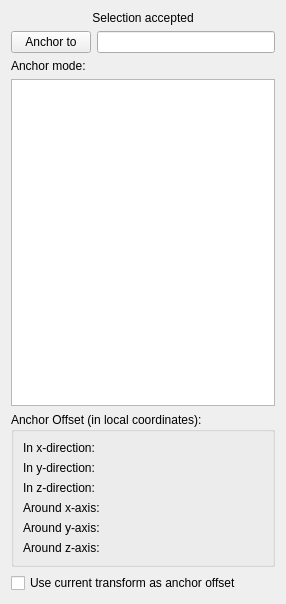
<?xml version="1.0" encoding="UTF-8"?>
<ui version="4.0">
 <class>RobotGui::TaskOTAttacher</class>
 <widget class="QWidget" name="RobotGui::TaskOTAttacher">
  <property name="geometry">
   <rect>
    <x>0</x>
    <y>0</y>
    <width>286</width>
    <height>604</height>
   </rect>
  </property>
  <property name="windowTitle">
   <string>Form</string>
  </property>
  <layout class="QVBoxLayout" name="verticalLayout">
   <item>
    <widget class="QLabel" name="message">
     <property name="text">
      <string>Selection accepted</string>
     </property>
     <property name="alignment">
      <set>Qt::AlignCenter</set>
     </property>
     <property name="wordWrap">
      <bool>true</bool>
     </property>
    </widget>
   </item>
   <item>
    <layout class="QHBoxLayout" name="horizontalLayout_3">
     <item>
      <widget class="QPushButton" name="buttonParentFrame">
       <property name="text">
        <string>Anchor to</string>
       </property>
       <property name="checkable">
        <bool>true</bool>
       </property>
      </widget>
     </item>
     <item>
      <widget class="QLineEdit" name="lineParentFrame"/>
     </item>
    </layout>
   </item>
   <item>
    <widget class="QLabel" name="label">
     <property name="text">
      <string>Anchor mode:</string>
     </property>
    </widget>
   </item>
   <item>
    <widget class="QListWidget" name="listOfModes">
     <property name="selectionMode">
      <enum>QAbstractItemView::SingleSelection</enum>
     </property>
    </widget>
   </item>
   <item>
    <widget class="QGroupBox" name="groupBox_AttachmentOffset">
     <property name="sizePolicy">
      <sizepolicy hsizetype="Expanding" vsizetype="Preferred">
       <horstretch>0</horstretch>
       <verstretch>0</verstretch>
      </sizepolicy>
     </property>
     <property name="toolTip">
      <string/>
     </property>
     <property name="title">
      <string>Anchor Offset (in local coordinates):</string>
     </property>
     <layout class="QGridLayout" name="gridLayout">
      <item row="1" column="0">
       <widget class="QLabel" name="labelOffset">
        <property name="sizePolicy">
         <sizepolicy hsizetype="Minimum" vsizetype="Preferred">
          <horstretch>0</horstretch>
          <verstretch>0</verstretch>
         </sizepolicy>
        </property>
        <property name="text">
         <string>In x-direction:</string>
        </property>
        <property name="buddy">
         <cstring>labelOffset</cstring>
        </property>
       </widget>
      </item>
      <item row="2" column="0">
       <widget class="QLabel" name="labelOffset2">
        <property name="sizePolicy">
         <sizepolicy hsizetype="Minimum" vsizetype="Preferred">
          <horstretch>0</horstretch>
          <verstretch>0</verstretch>
         </sizepolicy>
        </property>
        <property name="text">
         <string>In y-direction:</string>
        </property>
       </widget>
      </item>
      <item row="2" column="1">
       <widget class="Gui::PrefQuantitySpinBox" name="attachmentOffsetY" native="true">
        <property name="sizePolicy">
         <sizepolicy hsizetype="Expanding" vsizetype="Preferred">
          <horstretch>0</horstretch>
          <verstretch>0</verstretch>
         </sizepolicy>
        </property>
        <property name="minimumSize">
         <size>
          <width>0</width>
          <height>5</height>
         </size>
        </property>
        <property name="toolTip">
         <string>Note: The placement is expressed in local coordinate system
of object being attached.</string>
        </property>
        <property name="keyboardTracking" stdset="0">
         <bool>false</bool>
        </property>
       </widget>
      </item>
      <item row="3" column="0">
       <widget class="QLabel" name="labelOffset3">
        <property name="sizePolicy">
         <sizepolicy hsizetype="Minimum" vsizetype="Preferred">
          <horstretch>0</horstretch>
          <verstretch>0</verstretch>
         </sizepolicy>
        </property>
        <property name="text">
         <string>In z-direction:</string>
        </property>
       </widget>
      </item>
      <item row="3" column="1">
       <widget class="Gui::PrefQuantitySpinBox" name="attachmentOffsetZ" native="true">
        <property name="sizePolicy">
         <sizepolicy hsizetype="Expanding" vsizetype="Preferred">
          <horstretch>0</horstretch>
          <verstretch>0</verstretch>
         </sizepolicy>
        </property>
        <property name="minimumSize">
         <size>
          <width>0</width>
          <height>5</height>
         </size>
        </property>
        <property name="toolTip">
         <string>Note: The placement is expressed in local coordinate system
of object being attached.</string>
        </property>
        <property name="keyboardTracking" stdset="0">
         <bool>false</bool>
        </property>
       </widget>
      </item>
      <item row="4" column="0">
       <widget class="QLabel" name="labelYaw">
        <property name="sizePolicy">
         <sizepolicy hsizetype="Minimum" vsizetype="Preferred">
          <horstretch>0</horstretch>
          <verstretch>0</verstretch>
         </sizepolicy>
        </property>
        <property name="text">
         <string>Around x-axis:</string>
        </property>
       </widget>
      </item>
      <item row="5" column="0">
       <widget class="QLabel" name="labelPitch">
        <property name="sizePolicy">
         <sizepolicy hsizetype="Minimum" vsizetype="Preferred">
          <horstretch>0</horstretch>
          <verstretch>0</verstretch>
         </sizepolicy>
        </property>
        <property name="text">
         <string>Around y-axis:</string>
        </property>
       </widget>
      </item>
      <item row="6" column="0">
       <widget class="QLabel" name="labelRoll">
        <property name="sizePolicy">
         <sizepolicy hsizetype="Minimum" vsizetype="Preferred">
          <horstretch>0</horstretch>
          <verstretch>0</verstretch>
         </sizepolicy>
        </property>
        <property name="text">
         <string>Around z-axis:</string>
        </property>
       </widget>
      </item>
      <item row="1" column="1">
       <widget class="Gui::PrefQuantitySpinBox" name="attachmentOffsetX" native="true">
        <property name="sizePolicy">
         <sizepolicy hsizetype="Expanding" vsizetype="Preferred">
          <horstretch>0</horstretch>
          <verstretch>0</verstretch>
         </sizepolicy>
        </property>
        <property name="minimumSize">
         <size>
          <width>0</width>
          <height>5</height>
         </size>
        </property>
        <property name="toolTip">
         <string>Note: The placement is expressed in local coordinate system
of object being attached.</string>
        </property>
        <property name="keyboardTracking" stdset="0">
         <bool>false</bool>
        </property>
       </widget>
      </item>
      <item row="4" column="1">
       <widget class="Gui::QuantitySpinBox" name="attachmentOffsetRoll" native="true">
        <property name="sizePolicy">
         <sizepolicy hsizetype="Expanding" vsizetype="Preferred">
          <horstretch>0</horstretch>
          <verstretch>0</verstretch>
         </sizepolicy>
        </property>
        <property name="toolTip">
         <string>Rotation around the x-axis
Note: The placement is expressed in local coordinate system
of object being attached.</string>
        </property>
        <property name="keyboardTracking" stdset="0">
         <bool>false</bool>
        </property>
        <property name="unit" stdset="0">
         <string notr="true">deg</string>
        </property>
        <property name="minimum" stdset="0">
         <double>-360.000000000000000</double>
        </property>
        <property name="maximum" stdset="0">
         <double>360.000000000000000</double>
        </property>
       </widget>
      </item>
      <item row="5" column="1">
       <widget class="Gui::QuantitySpinBox" name="attachmentOffsetPitch" native="true">
        <property name="sizePolicy">
         <sizepolicy hsizetype="Expanding" vsizetype="Preferred">
          <horstretch>0</horstretch>
          <verstretch>0</verstretch>
         </sizepolicy>
        </property>
        <property name="toolTip">
         <string>Rotation around the y-axis
Note: The placement is expressed in local coordinate system
of object being attached.</string>
        </property>
        <property name="keyboardTracking" stdset="0">
         <bool>false</bool>
        </property>
        <property name="unit" stdset="0">
         <string notr="true">deg</string>
        </property>
        <property name="minimum" stdset="0">
         <double>-360.000000000000000</double>
        </property>
        <property name="maximum" stdset="0">
         <double>360.000000000000000</double>
        </property>
       </widget>
      </item>
      <item row="6" column="1">
       <widget class="Gui::QuantitySpinBox" name="attachmentOffsetYaw" native="true">
        <property name="sizePolicy">
         <sizepolicy hsizetype="Expanding" vsizetype="Preferred">
          <horstretch>0</horstretch>
          <verstretch>0</verstretch>
         </sizepolicy>
        </property>
        <property name="toolTip">
         <string>Rotation around the z-axis
Note: The placement is expressed in local coordinate system
of object being attached.</string>
        </property>
        <property name="keyboardTracking" stdset="0">
         <bool>false</bool>
        </property>
        <property name="unit" stdset="0">
         <string notr="true">deg</string>
        </property>
        <property name="minimum" stdset="0">
         <double>-360.000000000000000</double>
        </property>
        <property name="maximum" stdset="0">
         <double>360.000000000000000</double>
        </property>
       </widget>
      </item>
     </layout>
    </widget>
   </item>
   <item>
    <widget class="QCheckBox" name="checkBoxUseCurrentTransform">
     <property name="toolTip">
      <string>Flip side of attachment and offset</string>
     </property>
     <property name="text">
      <string>Use current transform as anchor offset</string>
     </property>
    </widget>
   </item>
  </layout>
 </widget>
 <customwidgets>
  <customwidget>
   <class>Gui::QuantitySpinBox</class>
   <extends>QWidget</extends>
   <header>Gui/QuantitySpinBox.h</header>
  </customwidget>
  <customwidget>
   <class>Gui::PrefQuantitySpinBox</class>
   <extends>Gui::QuantitySpinBox</extends>
   <header>Gui/PrefWidgets.h</header>
  </customwidget>
 </customwidgets>
 <tabstops>
  <tabstop>buttonParentFrame</tabstop>
  <tabstop>lineParentFrame</tabstop>
  <tabstop>listOfModes</tabstop>
  <tabstop>attachmentOffsetX</tabstop>
  <tabstop>attachmentOffsetY</tabstop>
  <tabstop>attachmentOffsetZ</tabstop>
  <tabstop>attachmentOffsetRoll</tabstop>
  <tabstop>attachmentOffsetPitch</tabstop>
  <tabstop>attachmentOffsetYaw</tabstop>
  <tabstop>checkBoxUseCurrentTransform</tabstop>
 </tabstops>
 <resources/>
 <connections/>
 <designerdata>
  <property name="gridDeltaX">
   <number>10</number>
  </property>
  <property name="gridDeltaY">
   <number>10</number>
  </property>
  <property name="gridSnapX">
   <bool>true</bool>
  </property>
  <property name="gridSnapY">
   <bool>true</bool>
  </property>
  <property name="gridVisible">
   <bool>true</bool>
  </property>
 </designerdata>
</ui>
